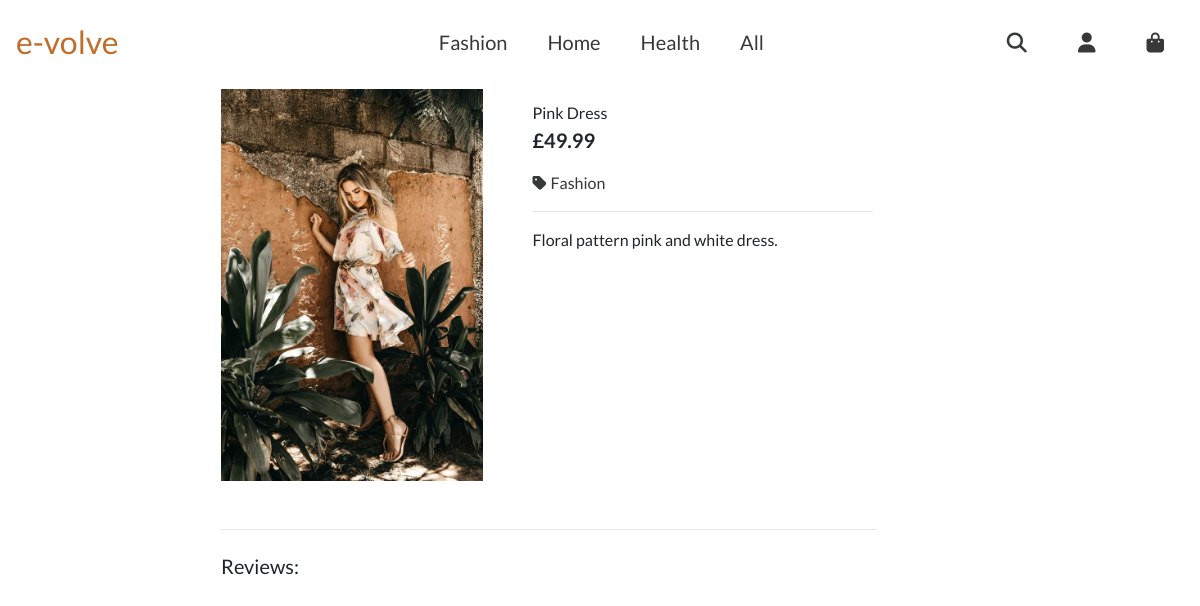
Page /products/2 on the earlier database version.
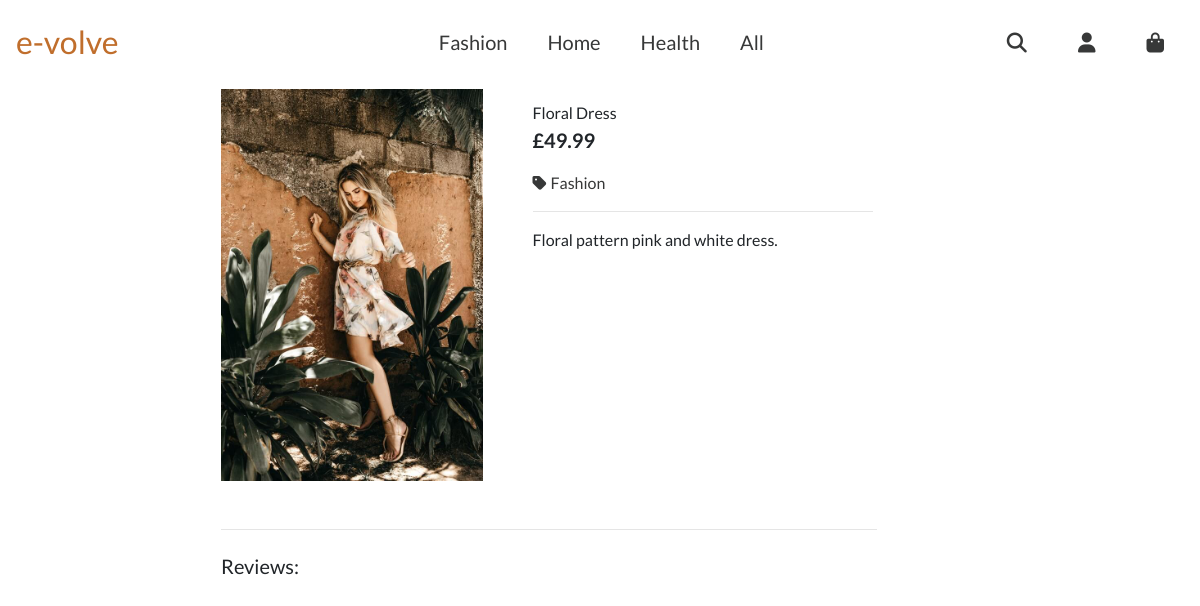
Same page on the later database version.
### products/models.py (models this page shows, shortened)
class Product(models.Model):
    category = models.ForeignKey('Category', null=True, blank=True,
                                 on_delete=models.SET_NULL)
    sku = models.CharField(max_length=254, null=True, blank=True)
    name = models.CharField(max_length=254)
    description = models.TextField()
    price = models.DecimalField(max_digits=6, decimal_places=2)
    image_url = models.URLField(max_length=1024, null=True, blank=True)
    image = models.ImageField(null=True, blank=True)

class Category(models.Model):
    class Meta:
        verbose_name_plural = 'Categories'
    name = models.CharField(max_length=254)
    friendly_name = models.CharField(max_length=254, null=True, blank=True)

### products/views.py (the view)
# urls.py: path('<product_id>', views.product_detail, name="product_detail"),
def product_detail(request, product_id):
    product = get_object_or_404(Product, pk=product_id)
    context = {
        'product': product
    }
    return render(request, 'products/product_detail.html', context)

### products/templates/products/product_detail.html (shortened to what this page needs)
{% extends "base.html" %}
{% load static %}
{% block content %}
    <div>
        <div class="container-fluid mt-5 pt-3">
            <div class="row">
                <div class="col-10 col-md-6 col-lg-4 col-xl-3 offset-1 offset-md-0 offset-lg-2">
                    {% if product.image %}
                        <a href="{{ product.image.url}}" target="_blank">
                            <img class="card-img-top img-fluid pt-2 pl-3" src="{{ product.image.url}}" alt="{{ product.name }}">
                        </a>
                    {% else %}
                        <a href="">
                            <img class="card-img-top img-fluid" src="{{ MEDIA_URL }}ali-pazani-Wr9YY-tZVwc-unsplash.jpg" alt="{{ product.name }}">
                        </a>
                    {% endif %}
                </div>
                <div class="col-1 d-none col-md-5 col-lg-4 d-md-block">
                    <div class="card-body pb-0">
                        <p class="mb-0">{{ product.name }}</p>
                        <p class="lead mb-0 text-left font-weight-bold">£{{ product.price }}</p>
                        <a class="products-page-links" href="{% url 'products' %}?category={{product.category.name}}&sort=price&sort_direction=desc">
                            <p class="mt-3 pl-0"><i class="fas fa-tag pr-1"></i>{{ product.category.friendly_name }}</p>
                        </a>
                        <hr class="my-3">
                        <p>{{ product.description }}</p>
                    </div>
                </div>
            </div>
            <div class="row">
                <div class="col d-none d-sm-block col-md-11 col-lg-8 col-xl-7 offset-1 offset-md-0 offset-lg-2">
                    <hr class="mt-5 mb-4 ml-3 mr-3">
                    <p class="ml-3 h5">Reviews:</p>
                </div>
            </div>
        </div>
    </div>
{% endblock %}

Differences in the rows shown:
changed Product "Floral pattern pink and white dress.": name "Pink Dress" → "Floral Dress"
